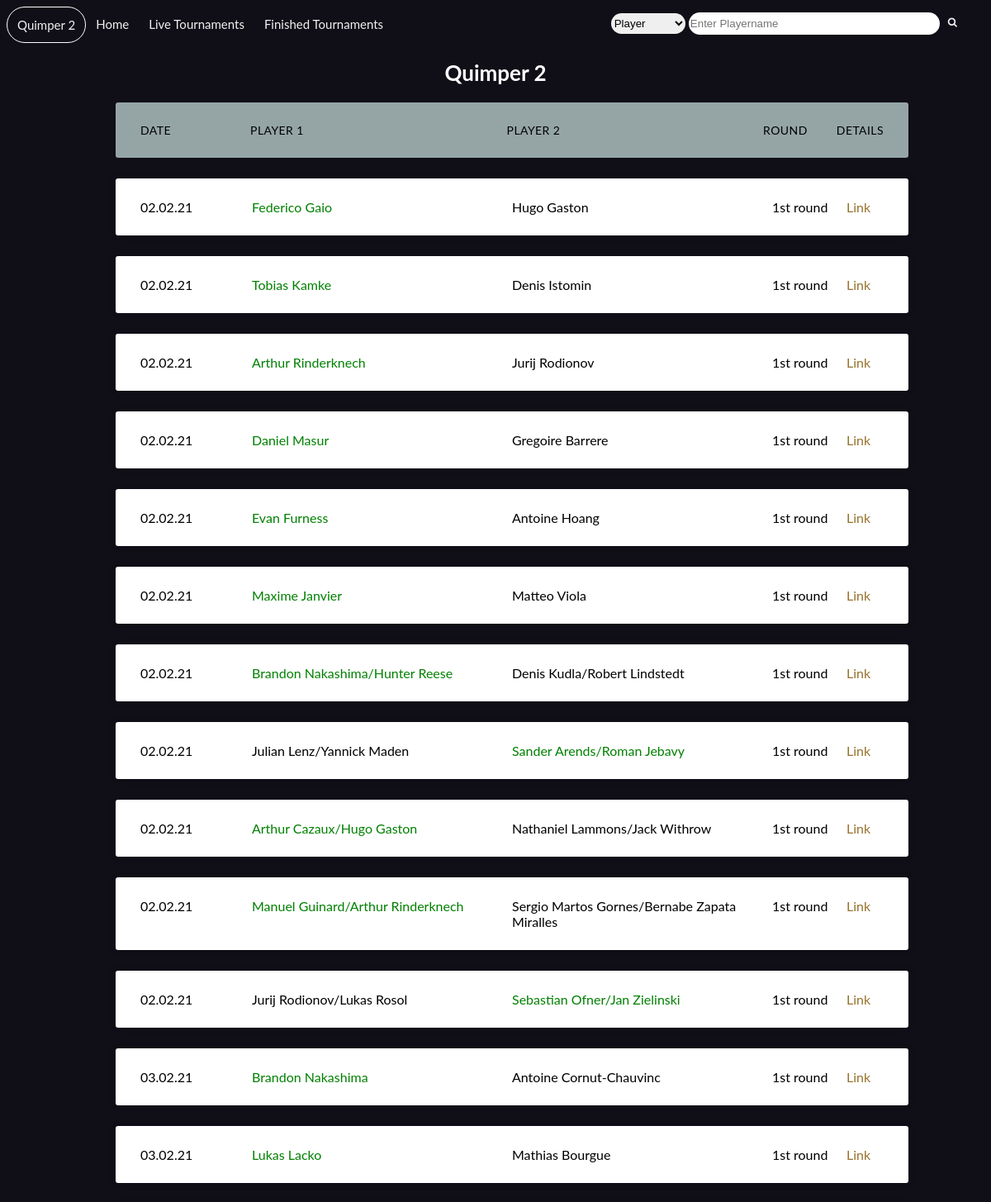
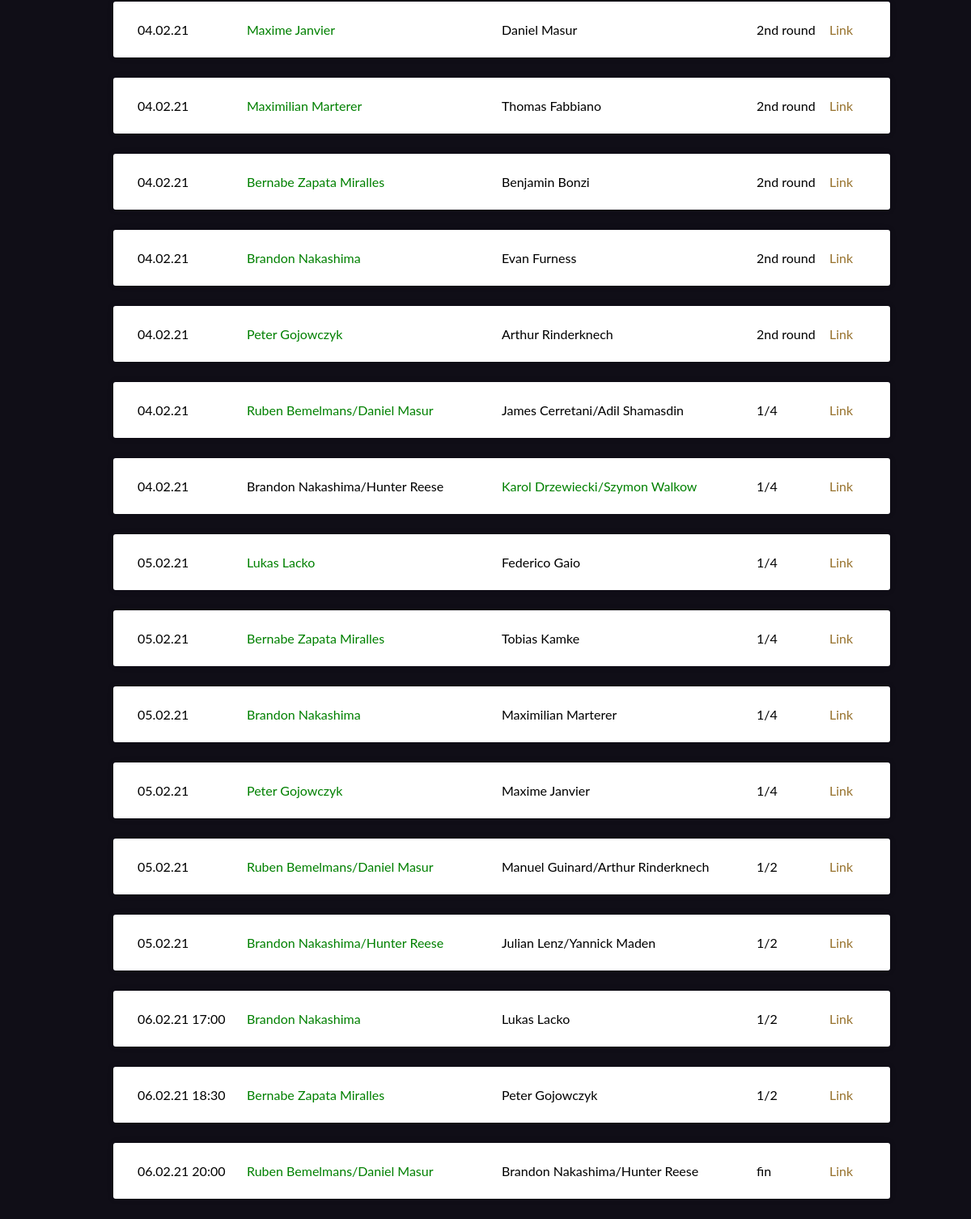
The page /finished_matches/ Quimper 2  on the database its author committed (2 pictures, top to bottom).
### tables this page shows
CREATE TABLE matches (
                Tournament text NOT NULL,
                Date text NOT NULL,
                Round text NOT NULL,
                Player_1 text NOT NULL,
                Player_2 text NOT NULL,
                file_name text NOT NULL,
                index_date text NOT NULL,
                won text NOT NULL,
                result text NOT NULL,
                status text NOT NULL,
                url text
            );

### app/routes.py (the view)
@app.route("/finished_matches/<tournament>")
def finished_matches(tournament):
    matches_list = utils.get_matches(tournament, live = False)
    return render_template("matches_list.html", matches = matches_list, title = tournament)

### src/db.py (called while the page is built)
    def create_table(self, create_table_sql):
        try:
            c = self.conn.cursor()
            c.execute(create_table_sql)
        except Error as e:
            print(e)
        self.conn.commit()

    def select_data(self,sql,condition):
        cur = self.conn.cursor()
        cur.execute(sql, condition)
        rows = cur.fetchall()
        return rows

### src/utils.py (called while the page is built)
def create_database():
    global conn
    conn = db('./data/db/matches.db')
    conn.create_table(create_match_sql())

def create_match_sql():
    return """CREATE TABLE IF NOT EXISTS matches (
                Tournament text NOT NULL,
                Date text NOT NULL,
                Round text NOT NULL,
                Player_1 text NOT NULL,
                Player_2 text NOT NULL,
                file_name text NOT NULL,
                index_date text NOT NULL,
                won text NOT NULL,
                result text NOT NULL,
                status text NOT NULL,
                url text
            );"""

def matches_sql():
    return "SELECT * FROM matches WHERE Tournament=? AND status=?"

def get_matches_list(df, size = True):
    length = df.shape[0]
    if size and length > 5:
        df = df.iloc[:5]
    results = df.to_dict('records', into=OrderedDict)
    if size:
        results.append(length)
    return results

def get_matches(tournament, live, **kwargs):
    results = dict()
    create_database()
    if live:
        tournaments = conn.select_data(matches_sql(), (tournament, 'live'))
    elif not live:
        tournaments = conn.select_data(matches_sql(), (tournament, 'finished'))
    tournaments = pd.DataFrame(tournaments, columns = ['Tournament','Date','Round','Player_1','Player_2','file_name','index_date','won','result','status','url'])
    results[tournament] = get_matches_list(tournaments[tournaments['Tournament'] == tournament], False)
    return results

### app/templates/matches_list.html (shortened to what this page needs)
<!DOCTYPE html>
<html>
    <head>
        <link rel="stylesheet" type="text/css" href = {{ url_for('static', filename='matches_list.css') }} />
        <link rel="stylesheet" type="text/css" href = {{ url_for('static', filename='matches_list1.css') }} />
        <link rel="stylesheet" href="https://cdnjs.cloudflare.com/ajax/libs/font-awesome/4.7.0/css/font-awesome.min.css">
    </head>
    <body>
        <div id="navlist">
            <a class= 'home' href=#>{{ title }}</a>
            <a class ="right" href="{{ url_for('index') }}">Home</a>
            <a class ="right" href="{{ url_for('live_tournaments') }}">Live Tournaments</a>
            <a class ="right" href="{{ url_for('finished_tournaments') }}">Finished Tournaments</a>
            <div class='search'>
                <form method='POST' action="{{ url_for('search') }}">
                    <select id="search_options" name="fields">
                        <option value="player">Player</option>
                    </select>
                    <input type="text" placeholder="Enter Playername" name="query">
                    <button type="submit"><i class="fa fa-search"></i></button>
                </form>
            </div>
        </div>
        <div class="container">
            <h2>{{ title }}</h2>
            <ul class="responsive-table">
              <li class="table-header">
                <div class="col col-1">Date</div>
                <div class="col col-2">Player 1</div>
                <div class="col col-3">Player 2</div>
                <div class="col col-4">Round</div>
                <div class="col col-5">Details</div>
              </li>
              {% for i in matches[title] %}
              <li class="table-row">
                <div class="col col-1" data-label="Date">{{ i['Date'] }}</div>
                {% if i['Player_1'] == i['won'] %}
                  <div class="col col-2" data-label="Player 1" style="color:green">{{ i['Player_1'] }}</div>
                {% else %}
                  <div class="col col-2" data-label="Player 1">{{ i['Player_1'] }}</div>
                {% endif %}
                {% if i['Player_2'] == i['won'] %}
                  <div class="col col-3" data-label="Player 2" style="color:green">{{ i['Player_2'] }}</div>
                {% else %}
                  <div class="col col-3" data-label="Player 2">{{ i['Player_2'] }}</div>
                {% endif %}
                <div class="col col-4" data-label="Round">{{ i['Round'] }}</div>
                <div class="col col-5" data-label="Details"><a href = "{{ url_for('matches', filename = i['file_name']) }}">Link</a></div>
              </li>
              {% endfor %}
            </ul>
          </div>
    </body>
</html>

### app/static/matches_list.css (style rules this page uses)
body { background-color: #100e17; }
a { text-decoration: none; color: rgb(151, 114, 45); }
#navlist { background-color: #100e17; overflow: hidden; width: 100%; }
#navlist a { float:left; display: block; color: #f2f2f2; text-align: center; padding: 12px; text-decoration: none; font-size: 15px; }
.search input[type=text] { width:300px; height:25px; border-radius:25px; border: none; }
.search select { width:90px; height:25px; border-radius:25px; border: none; }
.search { float:right; margin:7px; }
.search button { background-color: #100e17; color: #f2f2f2; float: right; padding: 5px 10px; margin-right: 16px; font-size: 12px; border: none; cursor: pointer; }
.home { border:solid 1px #fff; border-radius: 25px; }

### app/static/matches_list1.css (style rules this page uses)
body { font-family: 'lato', sans-serif; }
.container { max-width: 1000px; margin-left: auto; margin-right: auto; padding-left: 10px; padding-right: 10px; }
h2 { font-size: 26px; margin: 20px 0; text-align: center; color: #fff; }
.responsive-table li { border-radius: 3px; padding: 25px 30px; display: flex; justify-content: space-between; margin-bottom: 25px; }
.responsive-table .table-header { background-color: #95A5A6; font-size: 14px; text-transform: uppercase; letter-spacing: 0.03em; }
.responsive-table .table-row { background-color: #ffffff; box-shadow: 0px 0px 9px 0px rgba(0, 0, 0, 0.1); }
.responsive-table .col-1 { flex-basis: 15%; }
.responsive-table .col-2 { flex-basis: 35%; }
.responsive-table .col-3 { flex-basis: 35%; }
.responsive-table .col-4 { flex-basis: 10%; }
.responsive-table .col-5 { flex-basis: 5%; }

### rows shown on the page
matches: Date "02.02.21", Player_1 "Federico Gaio", Player_2 "Hugo Gaston", Round "1st round"
matches: Date "02.02.21", Player_1 "Tobias Kamke", Player_2 "Denis Istomin", Round "1st round"
matches: Date "02.02.21", Player_1 "Arthur Rinderknech", Player_2 "Jurij Rodionov", Round "1st round"
matches: Date "02.02.21", Player_1 "Daniel Masur", Player_2 "Gregoire Barrere", Round "1st round"
matches: Date "02.02.21", Player_1 "Evan Furness", Player_2 "Antoine Hoang", Round "1st round"
matches: Date "02.02.21", Player_1 "Maxime Janvier", Player_2 "Matteo Viola", Round "1st round"
matches: Date "02.02.21", Player_1 "Brandon Nakashima/Hunter Reese", Player_2 "Denis Kudla/Robert Lindstedt", Round "1st round"
matches: Date "02.02.21", Player_1 "Julian Lenz/Yannick Maden", Player_2 "Sander Arends/Roman Jebavy", Round "1st round"
matches: Date "02.02.21", Player_1 "Arthur Cazaux/Hugo Gaston", Player_2 "Nathaniel Lammons/Jack Withrow", Round "1st round"
matches: Date "02.02.21", Player_1 "Manuel Guinard/Arthur Rinderknech", Player_2 "Sergio Martos Gornes/Bernabe Zapata Miralles", Round "1st round"
matches: Date "02.02.21", Player_1 "Jurij Rodionov/Lukas Rosol", Player_2 "Sebastian Ofner/Jan Zielinski", Round "1st round"
matches: Date "03.02.21", Player_1 "Brandon Nakashima", Player_2 "Antoine Cornut-Chauvinc", Round "1st round"
matches: Date "03.02.21", Player_1 "Lukas Lacko", Player_2 "Mathias Bourgue", Round "1st round"
matches: Date "04.02.21", Player_1 "Maxime Janvier", Player_2 "Daniel Masur", Round "2nd round"
matches: Date "04.02.21", Player_1 "Maximilian Marterer", Player_2 "Thomas Fabbiano", Round "2nd round"
matches: Date "04.02.21", Player_1 "Bernabe Zapata Miralles", Player_2 "Benjamin Bonzi", Round "2nd round"
matches: Date "04.02.21", Player_1 "Brandon Nakashima", Player_2 "Evan Furness", Round "2nd round"
matches: Date "04.02.21", Player_1 "Peter Gojowczyk", Player_2 "Arthur Rinderknech", Round "2nd round"
matches: Date "04.02.21", Player_1 "Ruben Bemelmans/Daniel Masur", Player_2 "James Cerretani/Adil Shamasdin", Round "1/4"
matches: Date "04.02.21", Player_1 "Brandon Nakashima/Hunter Reese", Player_2 "Karol Drzewiecki/Szymon Walkow", Round "1/4"
matches: Date "05.02.21", Player_1 "Lukas Lacko", Player_2 "Federico Gaio", Round "1/4"
matches: Date "05.02.21", Player_1 "Bernabe Zapata Miralles", Player_2 "Tobias Kamke", Round "1/4"
matches: Date "05.02.21", Player_1 "Brandon Nakashima", Player_2 "Maximilian Marterer", Round "1/4"
matches: Date "05.02.21", Player_1 "Peter Gojowczyk", Player_2 "Maxime Janvier", Round "1/4"
matches: Date "05.02.21", Player_1 "Ruben Bemelmans/Daniel Masur", Player_2 "Manuel Guinard/Arthur Rinderknech", Round "1/2"
matches: Date "05.02.21", Player_1 "Brandon Nakashima/Hunter Reese", Player_2 "Julian Lenz/Yannick Maden", Round "1/2"
matches: Date "06.02.21 17:00", Player_1 "Brandon Nakashima", Player_2 "Lukas Lacko", Round "1/2"
matches: Date "06.02.21 18:30", Player_1 "Bernabe Zapata Miralles", Player_2 "Peter Gojowczyk", Round "1/2"
matches: Date "06.02.21 20:00", Player_1 "Ruben Bemelmans/Daniel Masur", Player_2 "Brandon Nakashima/Hunter Reese", Round "fin"

### other values the page prints
{{ title }} "Quimper 2"
